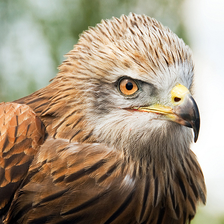
#> input picture input/eagle.png, 224 x 224 px; its folder holds only this picture in this run
$ python enhancenet.py   (older library calls are emulated)
#> lines starting #> are read from the running program, lines starting #| are printed output that depends on the picture
### nnlib.py
#!/usr/bin/env python
# -*- coding: UTF-8 -*-
from __future__ import division
import os
import scipy.misc
import numpy as np
from math import floor
from PIL import Image
os.environ['TF_CPP_MIN_LOG_LEVEL'] = '1'
import tensorflow as tf

""" helper functions """
def loadimg(fn, scale=4):
#> called with fn = 'input/eagle.png', scale = 4
    try:
        img = Image.open(fn).convert('RGB')
#> img is the input picture: PIL image 224x224 RGB; mean R, G, B 160.7, 145.8, 124.8
    except IOError:
        return None
    w, h = img.size
#> w = 224; h = 224
    img.crop((0, 0, floor(w/scale), floor(h/scale)))
    img = img.resize((w//scale, h//scale), Image.ANTIALIAS)
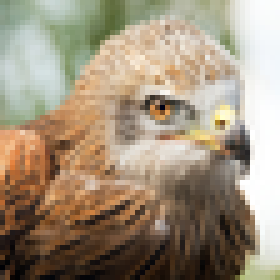
#> img: PIL image 56x56 RGB (shown 5 times larger); mean R, G, B 160.7, 145.8, 124.8
    return np.array(img)/255

# [6 lines left out: function saveimg, not called in this run]

""" neural network layers """
# [4 lines left out: function conv, not called in this run]

def relu(h):
    h = tf.nn.relu(h)
    return h

# [18 lines left out: functions upsample, resi, NN, not called in this run]

### enhancenet.py
#!/usr/bin/env python
# -*- coding: UTF-8 -*-
from nnlib import *

PER_CHANNEL_MEANS = np.array([0.47614917, 0.45001204, 0.40904046])
fns = sorted([fn for fn in os.listdir('input/')])
if not os.path.exists('output'):
    os.makedirs('output')
for fn in fns:
    fne = ''.join(fn.split('.')[:-1])
    if os.path.isfile('output/%s-EnhanceNet.png' % fne):
        print('skipping %s' % fn)
        continue
    imgs = loadimg('input/'+fn)
    if imgs is None:
        continue
    imgs = np.expand_dims(imgs, axis=0)
    imgsize = np.shape(imgs)[1:]
#> imgsize = (56, 56, 3)
    print('processing %s' % fn)
#> (the run stopped early here; a loop or call above may not have finished)
